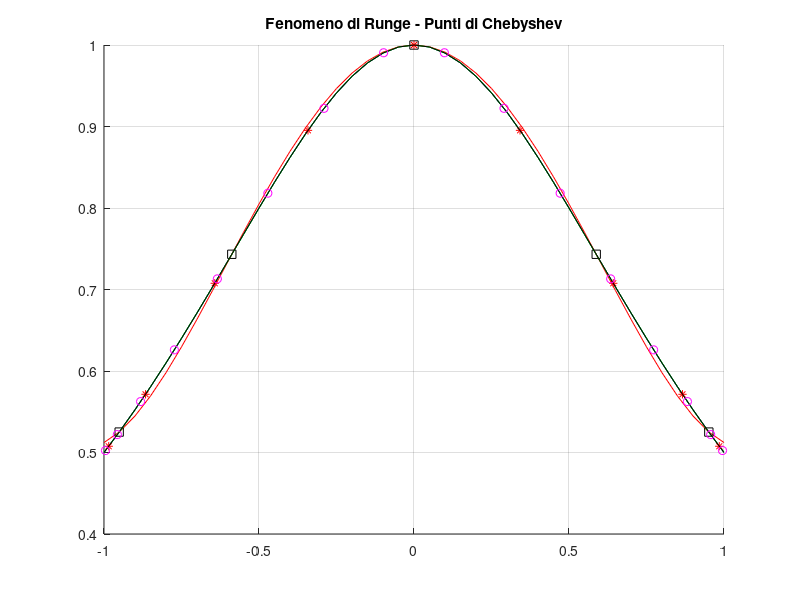

Reproduce this figure in MATLAB.
% Prepariamoci per la s1 prova di Analisi Numerica
% Corso di Laurea in Informatica, a.a. 2001-02
% Prof.ssa B. Paternoster
%
% Esercizio 2 (Fenomeno di Runge)
% -------------------------------
% Disegnare i grafici relativi ai polinomi di interpolazione di grado 4, 8 e 15
% individuati dalla funzione f(x) = 1/(1+x^2), x app. [-5,5], e dai seguenti
% insiemi di nodi:
% b) punti di Chebyshev:
%    (Per vaere n+1 punti di Chebyshev in [a,b], 
%     xi = ((a+b)/2) - ((b-a)/2 * cos((((2*i)+1)*pi_grego)/(2*(n+1)))), i = 0,1,...,n
% Commentare i risultati.

clear;
hold on;
grid on;
title('Fenomeno di Runge - Punti di Chebyshev');

% f(x)
x = -1 : 0.05 : 1;
y = 1./(1 + x.^2);
plot(x,y);
input(' Premi INVIO per continuare...\n');

% Polinomio di grado 4
n = 4;
for i = 0 : n
   xnodi(i+1) = -1 * cos((((2*i) + 1)*pi)/(2 * (n + 1)));
end
ynodi = 1./(1 + xnodi.^2);
p = polyfit(xnodi,ynodi,n);
y = polyval(p,x);
plot(x,y,'r',xnodi,ynodi,'sk');
input(' Premi INVIO per continuare...\n');

% Polinomio di grado 8
n = 8;
for i = 0 : n
   xnodi(i+1) = -1 * cos((((2*i) + 1)*pi)/(2 * (n + 1)));
end
ynodi = 1./(1 + xnodi.^2);
p = polyfit(xnodi,ynodi,n);
y = polyval(p,x);
plot(x,y,'g',xnodi,ynodi,'*r');
input(' Premi INVIO per continuare...\n');

% Polinomio di grado 15
n = 15;
for i = 0 : n
   xnodi(i+1) = -1 * cos((((2*i) + 1)*pi)/(2 * (n + 1)));
end
ynodi = 1./(1 + xnodi.^2);
p = polyfit(xnodi,ynodi,n);
y = polyval(p,x);
plot(x,y,'k',xnodi,ynodi,'om');
input(' Premi INVIO per terminare...\n');

hold off;
close;



